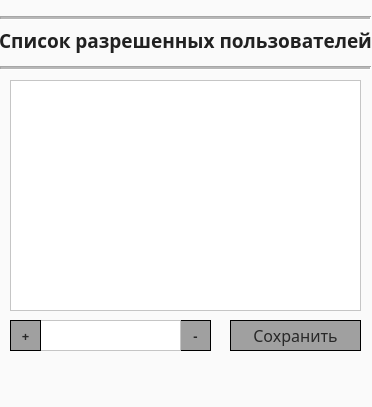
<?xml version="1.0" encoding="UTF-8"?>
<ui version="4.0">
 <class>MainWindow</class>
 <widget class="QMainWindow" name="MainWindow">
  <property name="windowModality">
   <enum>Qt::NonModal</enum>
  </property>
  <property name="enabled">
   <bool>true</bool>
  </property>
  <property name="geometry">
   <rect>
    <x>0</x>
    <y>0</y>
    <width>372</width>
    <height>407</height>
   </rect>
  </property>
  <property name="windowTitle">
   <string>Settings Tg</string>
  </property>
  <property name="styleSheet">
   <string notr="true">background-color:rgb(250, 250, 250);</string>
  </property>
  <widget class="QWidget" name="centralwidget">
   <widget class="QLabel" name="label_2">
    <property name="geometry">
     <rect>
      <x>0</x>
      <y>20</y>
      <width>371</width>
      <height>41</height>
     </rect>
    </property>
    <property name="font">
     <font>
      <family>Sitka Text</family>
      <pointsize>14</pointsize>
      <weight>75</weight>
      <bold>true</bold>
     </font>
    </property>
    <property name="styleSheet">
     <string notr="true">color:rgb(33, 33, 33)</string>
    </property>
    <property name="text">
     <string>Список разрешенных пользователей</string>
    </property>
    <property name="alignment">
     <set>Qt::AlignCenter</set>
    </property>
   </widget>
   <widget class="QPushButton" name="pushButton_minus">
    <property name="geometry">
     <rect>
      <x>180</x>
      <y>320</y>
      <width>31</width>
      <height>31</height>
     </rect>
    </property>
    <property name="font">
     <font>
      <family>Arial Black</family>
      <pointsize>10</pointsize>
      <weight>75</weight>
      <bold>true</bold>
     </font>
    </property>
    <property name="styleSheet">
     <string notr="true">background-color: rgb(160,160,160);
border: 1px solid rgb(0,0,0);
color:rgb(40,40,40)</string>
    </property>
    <property name="text">
     <string>-</string>
    </property>
   </widget>
   <widget class="QListWidget" name="listWidget_users">
    <property name="geometry">
     <rect>
      <x>10</x>
      <y>80</y>
      <width>351</width>
      <height>231</height>
     </rect>
    </property>
    <property name="styleSheet">
     <string notr="true">background-color:rgb(255, 255, 255)</string>
    </property>
   </widget>
   <widget class="QTextEdit" name="textEdit_user">
    <property name="geometry">
     <rect>
      <x>40</x>
      <y>320</y>
      <width>141</width>
      <height>31</height>
     </rect>
    </property>
    <property name="font">
     <font>
      <family>Segoe UI</family>
      <pointsize>9</pointsize>
     </font>
    </property>
    <property name="styleSheet">
     <string notr="true">background-color:rgb(255, 255, 255)</string>
    </property>
   </widget>
   <widget class="QPushButton" name="pushButton_plus">
    <property name="geometry">
     <rect>
      <x>10</x>
      <y>320</y>
      <width>31</width>
      <height>31</height>
     </rect>
    </property>
    <property name="font">
     <font>
      <family>Arial Black</family>
      <pointsize>10</pointsize>
      <weight>75</weight>
      <bold>true</bold>
     </font>
    </property>
    <property name="styleSheet">
     <string notr="true">background-color: rgb(160,160,160);
border: 1px solid rgb(0,0,0);
color:rgb(40,40,40)</string>
    </property>
    <property name="text">
     <string>+</string>
    </property>
   </widget>
   <widget class="QPushButton" name="pushButton_save">
    <property name="geometry">
     <rect>
      <x>230</x>
      <y>320</y>
      <width>131</width>
      <height>31</height>
     </rect>
    </property>
    <property name="font">
     <font>
      <family>Sitka Text</family>
      <pointsize>12</pointsize>
      <weight>50</weight>
      <bold>false</bold>
     </font>
    </property>
    <property name="styleSheet">
     <string notr="true">background-color: rgb(160,160,160);
border: 1px solid rgb(0,0,0);
color:rgb(40,40,40)</string>
    </property>
    <property name="text">
     <string>Сохранить</string>
    </property>
   </widget>
   <widget class="Line" name="line_3">
    <property name="geometry">
     <rect>
      <x>0</x>
      <y>60</y>
      <width>371</width>
      <height>16</height>
     </rect>
    </property>
    <property name="midLineWidth">
     <number>2</number>
    </property>
    <property name="orientation">
     <enum>Qt::Horizontal</enum>
    </property>
   </widget>
   <widget class="Line" name="line_4">
    <property name="geometry">
     <rect>
      <x>0</x>
      <y>10</y>
      <width>371</width>
      <height>16</height>
     </rect>
    </property>
    <property name="midLineWidth">
     <number>2</number>
    </property>
    <property name="orientation">
     <enum>Qt::Horizontal</enum>
    </property>
   </widget>
  </widget>
  <widget class="QMenuBar" name="menubar">
   <property name="geometry">
    <rect>
     <x>0</x>
     <y>0</y>
     <width>372</width>
     <height>21</height>
    </rect>
   </property>
  </widget>
  <widget class="QStatusBar" name="statusbar"/>
 </widget>
 <resources/>
 <connections/>
</ui>
